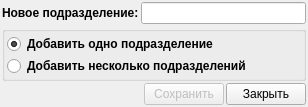
<?xml version="1.0" encoding="UTF-8"?>
<ui version="4.0">
 <class>AddEditDepartments</class>
 <widget class="QDialog" name="AddEditDepartments">
  <property name="geometry">
   <rect>
    <x>0</x>
    <y>0</y>
    <width>308</width>
    <height>106</height>
   </rect>
  </property>
  <property name="windowTitle">
   <string>Добавление подразделения</string>
  </property>
  <layout class="QVBoxLayout" name="verticalLayout">
   <property name="spacing">
    <number>2</number>
   </property>
   <property name="margin">
    <number>2</number>
   </property>
   <item>
    <layout class="QHBoxLayout" name="horizontalLayout">
     <property name="spacing">
      <number>2</number>
     </property>
     <item>
      <widget class="QLabel" name="label">
       <property name="font">
        <font>
         <weight>75</weight>
         <bold>true</bold>
        </font>
       </property>
       <property name="text">
        <string>Новое подразделение:</string>
       </property>
       <property name="buddy">
        <cstring>newDepartment</cstring>
       </property>
      </widget>
     </item>
     <item>
      <widget class="QLineEdit" name="newDepartment">
       <property name="font">
        <font>
         <weight>75</weight>
         <bold>true</bold>
        </font>
       </property>
      </widget>
     </item>
    </layout>
   </item>
   <item>
    <widget class="QGroupBox" name="groupBox">
     <property name="font">
      <font>
       <weight>75</weight>
       <bold>true</bold>
      </font>
     </property>
     <property name="title">
      <string/>
     </property>
     <layout class="QVBoxLayout" name="verticalLayout_2">
      <property name="spacing">
       <number>2</number>
      </property>
      <property name="margin">
       <number>2</number>
      </property>
      <item>
       <widget class="QRadioButton" name="oneDepartment">
        <property name="font">
         <font>
          <weight>75</weight>
          <bold>true</bold>
         </font>
        </property>
        <property name="text">
         <string>Добавить одно подразделение</string>
        </property>
        <property name="checked">
         <bool>true</bool>
        </property>
       </widget>
      </item>
      <item>
       <widget class="QRadioButton" name="multiDepartment">
        <property name="text">
         <string>Добавить несколько подразделений</string>
        </property>
       </widget>
      </item>
     </layout>
    </widget>
   </item>
   <item>
    <layout class="QHBoxLayout" name="horizontalLayout_2">
     <property name="spacing">
      <number>2</number>
     </property>
     <item>
      <spacer name="horizontalSpacer">
       <property name="orientation">
        <enum>Qt::Horizontal</enum>
       </property>
       <property name="sizeHint" stdset="0">
        <size>
         <width>40</width>
         <height>20</height>
        </size>
       </property>
      </spacer>
     </item>
     <item>
      <widget class="QPushButton" name="addButton">
       <property name="enabled">
        <bool>false</bool>
       </property>
       <property name="text">
        <string>Сохранить</string>
       </property>
       <property name="icon">
        <iconset resource="../icons.qrc">
         <normaloff>:/16x16/save/ico/filesaveas_16x16.png</normaloff>:/16x16/save/ico/filesaveas_16x16.png</iconset>
       </property>
      </widget>
     </item>
     <item>
      <widget class="QPushButton" name="cancelButton">
       <property name="text">
        <string>Закрыть</string>
       </property>
       <property name="icon">
        <iconset resource="../icons.qrc">
         <normaloff>:/16x16/cancelDel/ico/button_cancel_16x16 (1).png</normaloff>:/16x16/cancelDel/ico/button_cancel_16x16 (1).png</iconset>
       </property>
      </widget>
     </item>
    </layout>
   </item>
  </layout>
 </widget>
 <resources>
  <include location="../icons.qrc"/>
 </resources>
 <connections/>
</ui>
